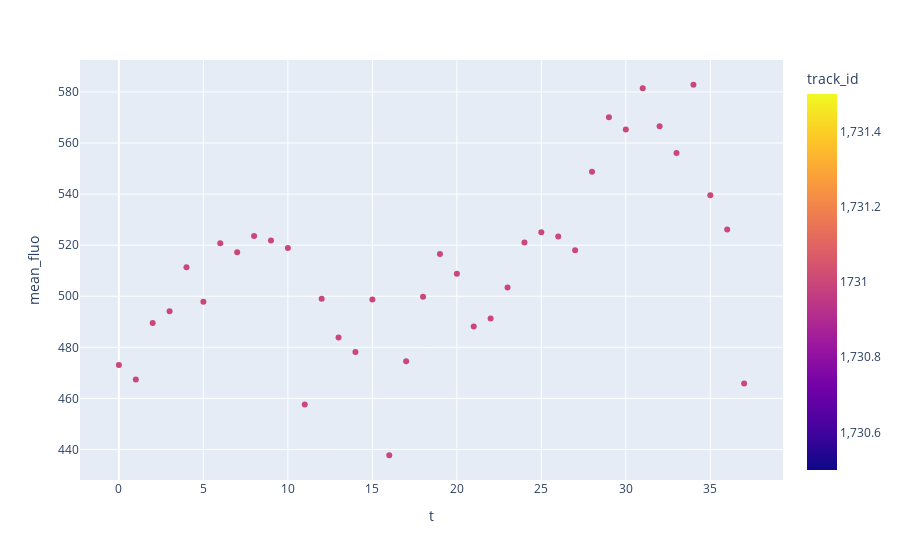

The notebook cell this image was saved under:
### Code cell
fig = px.scatter(track_df.loc[track_df["track_id"]==1731], x="t", y="mean_fluo", color="track_id")
fig.show()

### Figure 1 — Plotly figure (JSON) as saved in the notebook; plotly's stock layout.template omitted (floating-point values rounded to 4 significant figures)
{"data": [{"hovertemplate": "t=%{x}<br>mean_fluo=%{y}<br>track_id=%{marker.color}<extra></extra>", "legendgroup": "", "marker": {"color": [1731, 1731, 1731, 1731, 1731, 1731, 1731, 1731, 1731, 1731, 1731, 1731, 1731, 1731, 1731, 1731, 1731, 1731, 1731, 1731, 1731, 1731, 1731, 1731, 1731, 1731, 1731, 1731, 1731, 1731, 1731, 1731, 1731, 1731, 1731, 1731, 1731, 1731], "coloraxis": "coloraxis", "symbol": "circle"}, "mode": "markers", "name": "", "orientation": "v", "showlegend": false, "type": "scatter", "x": [0, 1, 2, 3, 4, 5, 6, 7, 8, 9, 10, 11, 12, 13, 14, 15, 16, 17, 18, 19, 20, 21, 22, 23, 24, 25, 26, 27, 28, 29, 30, 31, 32, 33, 34, 35, 36, 37], "xaxis": "x", "y": [473.1, 467.4, 489.6, 494.2, 511.4, 497.9, 520.7, 517.2, 523.6, 521.8, 518.9, 457.6, 499.0, 483.9, 478.2, 498.7, 437.7, 474.5, 499.8, 516.5, 508.8, 488.2, 491.3, 503.4, 521.0, 525.1, 523.4, 518.0, 548.7, 570.1, 565.3, 581.5, 566.6, 556.1, 582.8, 539.6, 526.1, 465.9], "yaxis": "y"}], "layout": {"autosize": true, "coloraxis": {"colorbar": {"title": {"text": "track_id"}}, "colorscale": [[0, "#0d0887"], [0.1111, "#46039f"], [0.2222, "#7201a8"], [0.3333, "#9c179e"], [0.4444, "#bd3786"], [0.5556, "#d8576b"], [0.6667, "#ed7953"], [0.7778, "#fb9f3a"], [0.8889, "#fdca26"], [1, "#f0f921"]]}, "legend": {"tracegroupgap": 0}, "margin": {"t": 60}, "xaxis": {"anchor": "y", "autorange": true, "domain": [0, 1], "range": [-2.249, 39.25], "title": {"text": "t"}, "type": "linear"}, "yaxis": {"anchor": "x", "autorange": true, "domain": [0, 1], "range": [426.5, 594.1], "title": {"text": "mean_fluo"}, "type": "linear"}}}
